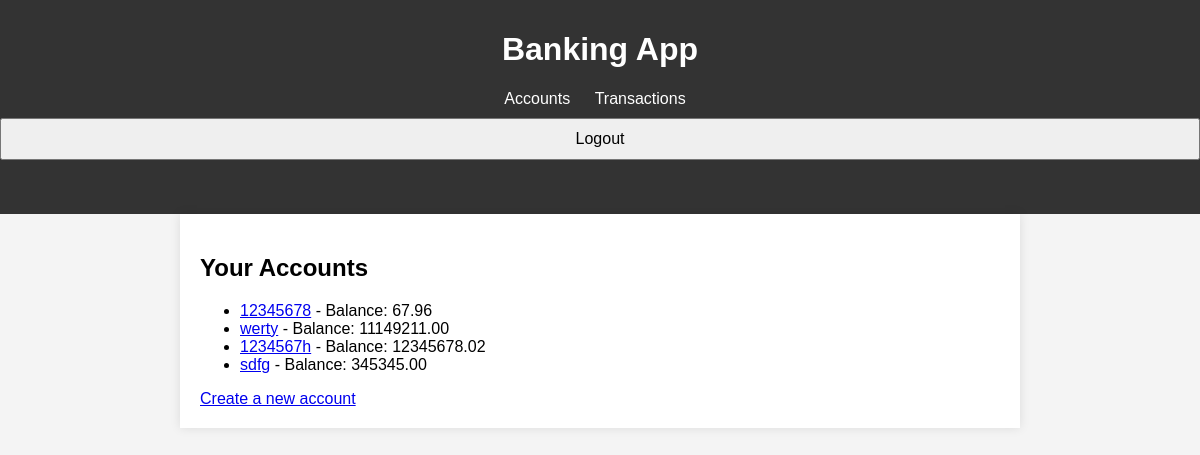
Before: /accounts/accounts/ (signed in) with the older database file.
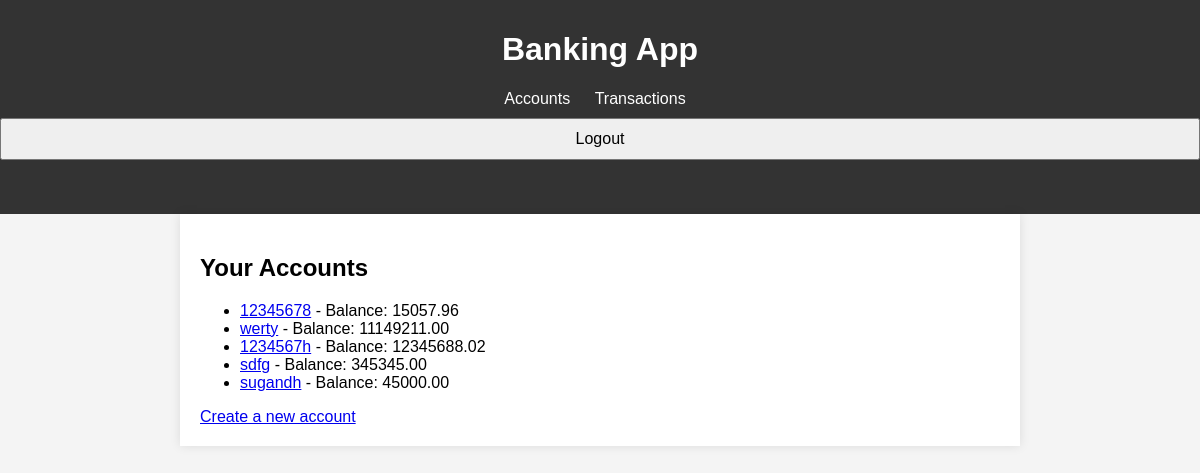
After: the same page with the newer database file.
### accounts/models.py (models this page shows, shortened)
class BankAccount(models.Model):
    user = models.ForeignKey(User, on_delete=models.CASCADE)
    account_number = models.CharField(max_length=20, unique=True)
    balance = models.DecimalField(max_digits=10, decimal_places=2, validators=[MinValueValidator(0)])

### accounts/views.py (the view)
# urls.py: path('accounts/', views.account_list, name='account_list'),
@login_required
def account_list(request):
    accounts = BankAccount.objects.filter(user=request.user)
    return render(request, 'accounts/account_list.html', {'accounts': accounts})

### accounts/templates/accounts/account_list.html (shortened to what this page needs)
{% extends 'accounts/base.html' %}
{% block content %}
<h2>Your Accounts</h2>
<ul>
    {% for account in accounts %}
    <li>
        <a href="{% url 'account_detail' account.id %}">{{ account.account_number }}</a> - Balance: {{ account.balance }}
    </li>
    {% endfor %}
</ul>
<a href="{% url 'create_account' %}">Create a new account</a>
{% endblock %}

### accounts/templates/accounts/base.html (shortened to what this page needs)
{% load static %}
<!DOCTYPE html>
<html lang="en">
<head>
    <link rel="stylesheet" href="{% static 'accounts/css/styles.css' %}">
</head>
<body>
    <header>
        <h1>Banking App</h1>
        <nav>
            <ul>
                <li><a href="{% url 'account_list' %}">Accounts</a></li>
                <li><a href="{% url 'transaction_history' %}">Transactions</a></li>
                <li>
                    <form id="logout-form" method="POST" action="{% url 'logout' %}">
                        <button type="submit">Logout</button>
                    </form>
                    </li>
            </ul>
        </nav>
    </header>
    <main>
        {% block content %}
        {% endblock %}
    </main>
</body>
</html>

### accounts/static/accounts/css/styles.css (style rules this page uses)
body { font-family: Arial, sans-serif; margin: 0; padding: 0; background-color: #f4f4f4; }
header { background-color: #333; color: white; padding: 10px 0; text-align: center; }
nav ul { list-style: none; padding: 0; }
nav ul li { display: inline; margin: 0 10px; }
nav ul li a { color: white; text-decoration: none; }
main { padding: 20px; max-width: 800px; margin: auto; background-color: white; box-shadow: 0 0 10px rgba(0, 0, 0, 0.1); }
form { display: flex; flex-direction: column; }
form input, form select, form button { margin: 10px 0; padding: 10px; font-size: 1em; }

Changed rows visible on the page:
changed BankAccount (number 1 of 5 on the later page): balance "67.96" → "15057.96"
changed BankAccount (number 3 of 5 on the later page): balance "12345678.02" → "12345688.02"
added BankAccount: account_number "sugandh", balance "45000.00"
